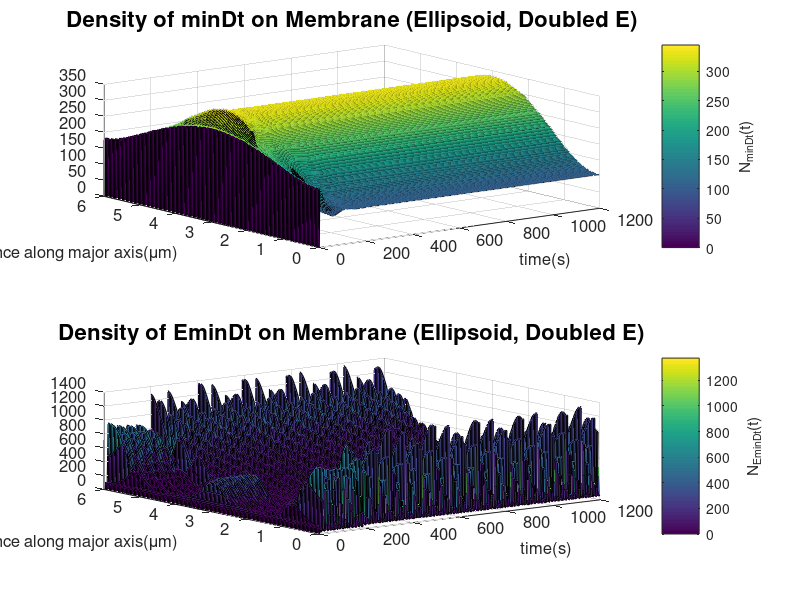

The MATLAB script that drew this image:
%% Reinitialize
clear
clc
close all

%% Import
load('minDt.mat');
load('EminDt.mat');
load('time.mat');
load('distance.mat');

%% Plot
% MinDt Plot
figure(1)
subplot(2,1,1)
surf(time,distance,minDt');
axis([0 1200 0 6]);
set(gca, 'FontSize',12);
xlabel('time(s)', 'FontSize',12);
ylabel('distance along major axis({\mu}m)','FontSize',12);
title('Density of minDt on Membrane (Ellipsoid, Doubled E)','FontSize',16);
c=colorbar;
ylabel(c,'N_{minDt}(t)');

% EMinDt Plot
subplot(2,1,2)
surf(time,distance,EminDt');
axis([0 1200 0 6]);
set(gca, 'FontSize',12);
xlabel('time(s)', 'FontSize',12);
ylabel('distance along major axis({\mu}m)','FontSize',12);
title('Density of EminDt on Membrane (Ellipsoid, Doubled E)','FontSize',16);
c=colorbar;
ylabel(c,'N_{EminDt}(t)');